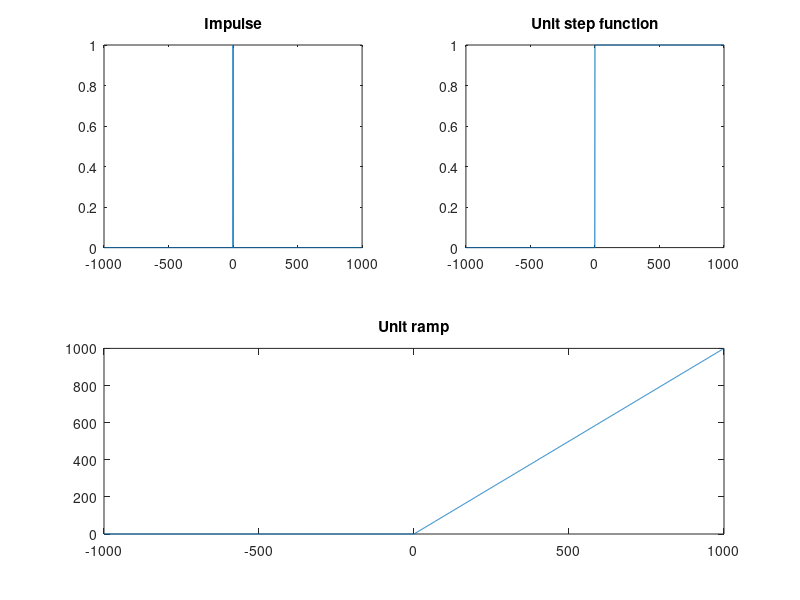

Here is the MATLAB script that generated this plot:
x = -1000:1:1000;

impulse = x==0;
unitstep = x >= 0;
ramp = x.*unitstep;

subplot(2,2,1)
plot( x, impulse),title("Impulse");

subplot(2,2,2)
plot( x, unitstep),title("Unit step function");

subplot(2,1,2)
plot( x, ramp),title("Unit ramp");